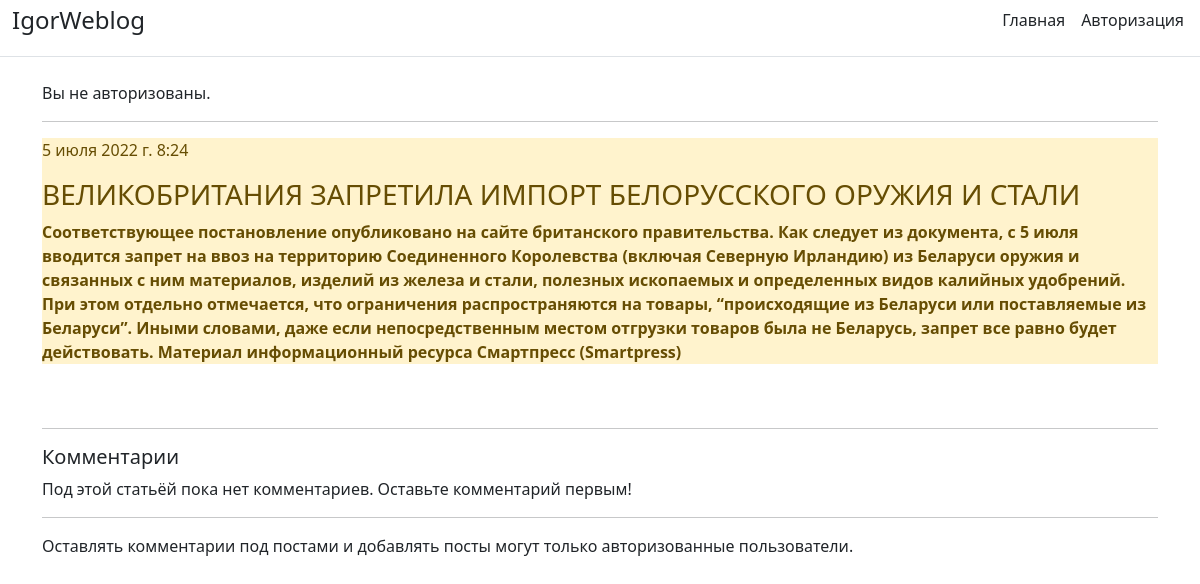
Page /article_detail/2022-07-05-0824558219830000/ on the committed database.
### Blog/models.py (models this page shows, shortened)
class Task(models.Model):
    title = models.CharField('Название', max_length=100)
    task = models.TextField('Текст')
    created_dt = models.DateTimeField('Дата', auto_now=True)
    publish = models.DateTimeField('Публикация', default=timezone.now)
    slug = models.SlugField('Ссылка', max_length=250, unique=True, null=False, blank=True, db_index=True)
    class Meta:
        verbose_name = 'Пост'
        verbose_name_plural = 'Посты'

### Blog/views.py (the view)
# urls.py: path('article_detail/<slug:slug>/', views.article_detail, name='article_detail'),
def article_detail(request, slug):
    article = get_object_or_404(Task, slug=slug)
    comments = article.comments.filter(active=True)
    if request.method == 'POST':
        comment_form = CommentForm(data=request.POST)
        if comment_form.is_valid():
            new_comment = comment_form.save(commit=False)
            new_comment.post = article
            new_comment.save()
    else:
        comment_form = CommentForm()
    context = {'article': article, 'slug': slug, 'comments': comments,
               'comment_form': comment_form}
    return render(request, 'Blog/article_detail.html', context)

### Blog/templates/Blog/article_detail.html (shortened to what this page needs)
{% extends 'Blog/base.html' %}
{% block content %}
<div class="alert-warning mt-3", class="container">
    <p>{{ article.publish }}</p>
    <h3>{{ article.title | upper }}</h3>
    <b>{{ article.task }}</b>
</div>
<br>
<br>
<hr>
{% with comments.Count as total_comments %}
    <h5>
        {{ total_comments }} Комментарии {{ total_comments|pluralize }}
    </h5>
{% endwith %}
{% for comment in comments %}
    <div class="comment">
        <p class="info">
            Комментарий {{ forloop.counter }} от {{ comment.name }}
            {{ comment.created }}
        </p>
        {{ comment.body|linebreaks }}
    </div>
{% empty %}
    <p>Под этой статьёй пока нет комментариев. Оставьте комментарий первым!</p>
{% endfor %}
<hr>
{% if new_comment %}
    <h2>Ваш коментарий добавлен</h2>
{% else %}
{% if request.user.is_authenticated %}
    <h5>Добавьте комментарий</h5>
    <form method="post" action=".">
        {% csrf_token %}
        {{ comment_form.as_p }}
        <button type="submit" class="btn btn-sucsess" style="background:lightblue">
            Добавить</button>
        <span>{{ error }}</span>
    </form>
{% else %}
    <p>Оставлять комментарии под постами и добавлять посты могут только авторизованные пользователи.</p>
{% endif %}
{% endif %}
{% endblock %}

### rows in the picture
Task: publish "5 июля 2022 г. 8:24", title "ВЕЛИКОБРИТАНИЯ ЗАПРЕТИЛА ИМПОРТ БЕЛОРУССКОГО ОРУЖИЯ И СТАЛИ", task "Соответствующее постановление опубликовано на сайте британского правительства. Как следует из документа, с 5 июля вводится запрет на ввоз на территорию Соединенного Королевства (включая Северную Ирландию) из Беларуси оружия и связанных с ним материалов, изделий из железа и стали, полезных ископаемых и определенных видов калийных удобрений. При этом отдельно отмечается, что ограничения распространяются на товары, “происходящие из Беларуси или поставляемые из Беларуси”. Иными словами, даже если непосредственным местом отгрузки товаров была не Беларусь, запрет все равно будет действовать. Материал информационный ресурса Смартпресс (Smartpress)"
